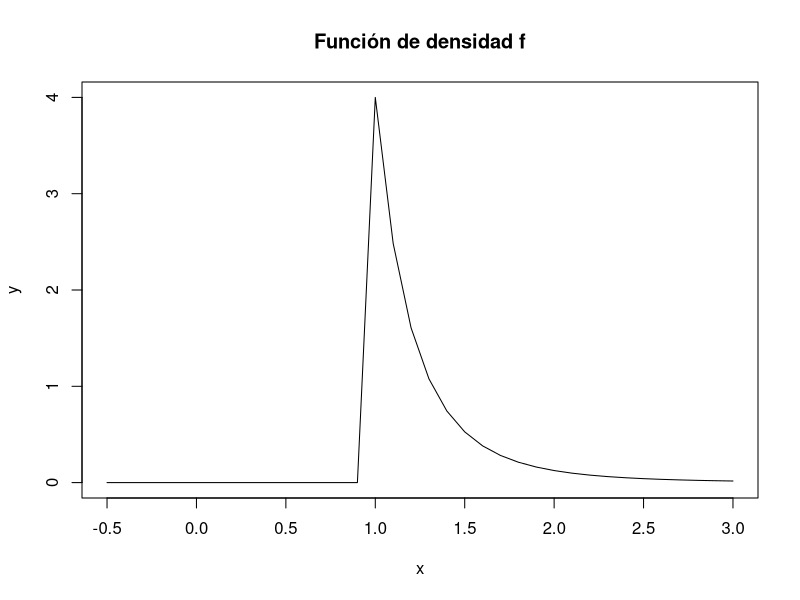
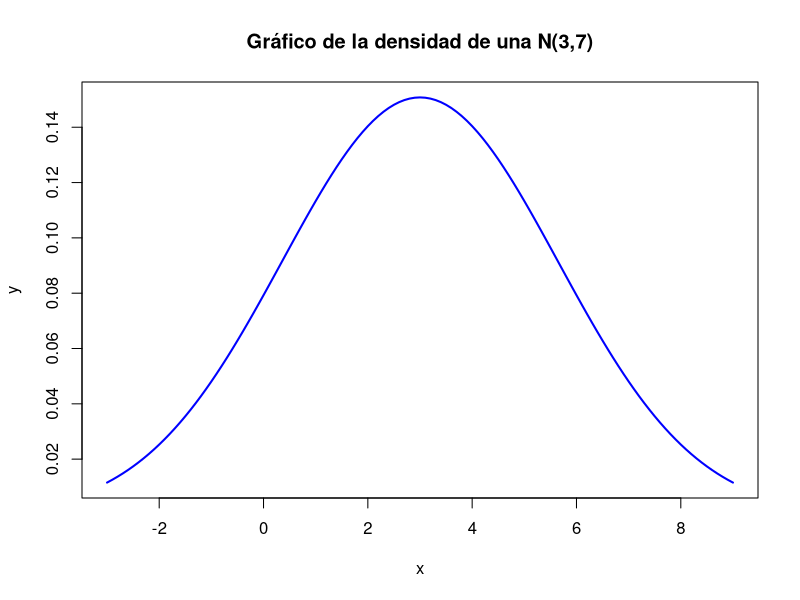
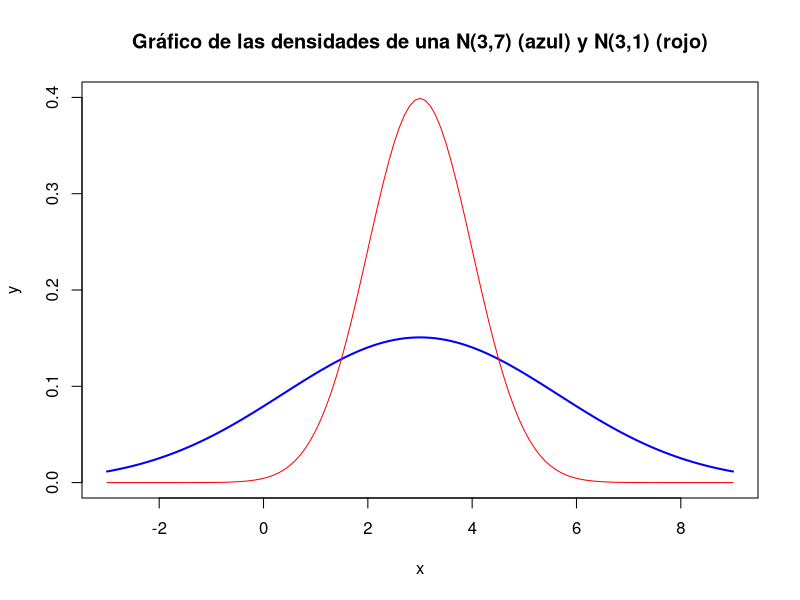
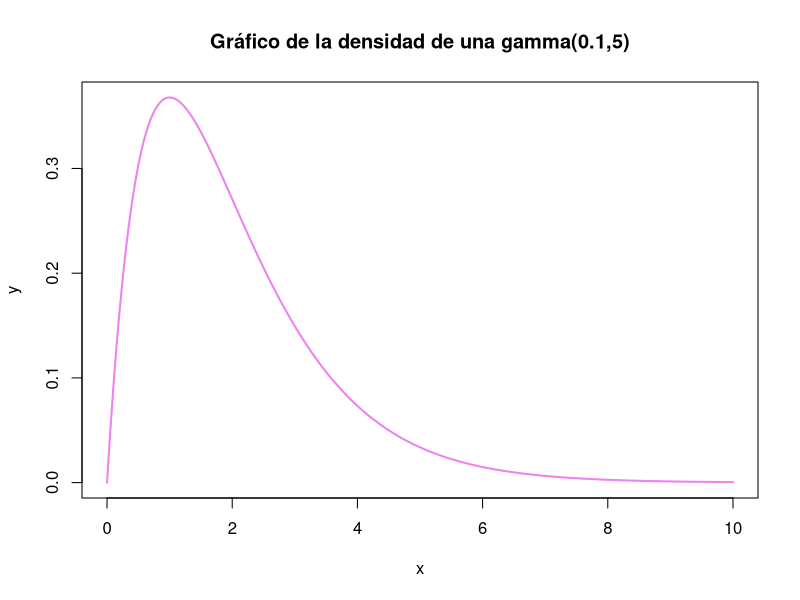
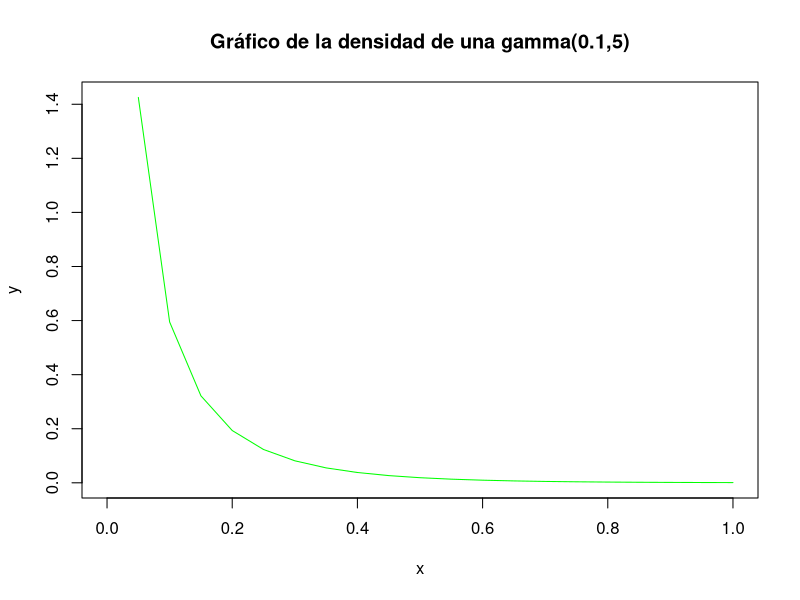
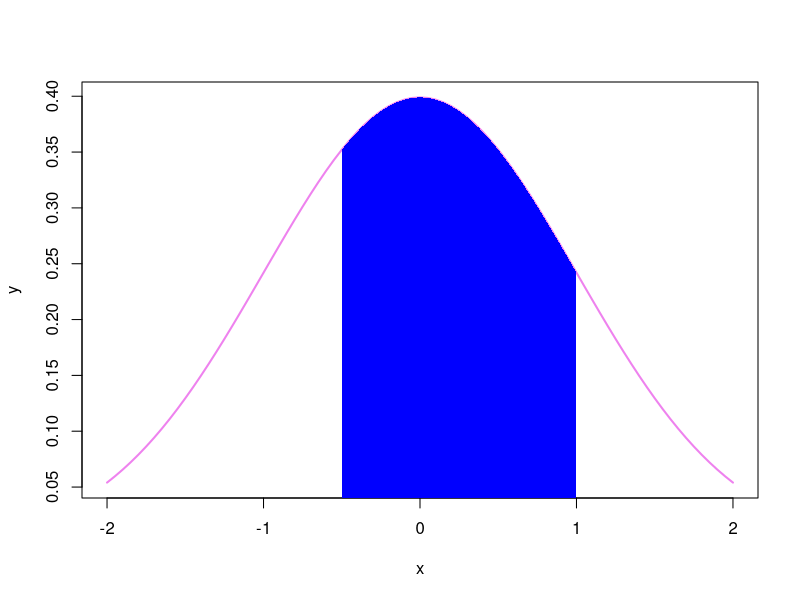
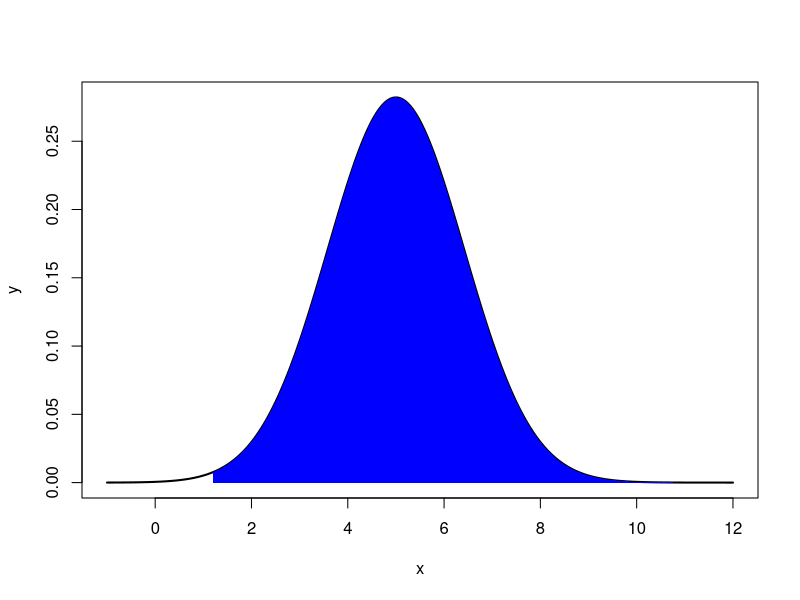

Here is the R script that generated these plots, in order:
#---------------------------------------------
# Estadística (1937) Practico 3  del 2024
# Algunos scripts
#---------------------------------------------

# Limpiando la memoria 
rm(list=ls())


# Bibliotecas requeridas




#------------
# Ejercicio 1 
#------------

#Función de densidad

densidad <- function(x){
  if(x>=1){
    y=(4/(x^5))}
  else{
    y=0}
  return(y)
}

x <- seq(-1/2,3,0.1)# Creamos las coordenadas x e y a graficar.

y = lapply(x, densidad) 

plot(x, y, type='l', main='Función de densidad f') #type='l' produce un suavizado uniendo los puntos de la grafica con lineas.



#------------
# Ejercicio 5 
#------------


#Inciso a) 

#Densidad de la N(3,7) y de la N(3,1)
x <- seq(-3,9,0.1)
y<-dnorm(x,mean=3,sd=sqrt(7)) 
plot(x,y,type = "l", main='Gráfico de la densidad de una N(3,7)', lwd = 2, col = "blue")# lw da el grosor

#Dibujamos las dos densidades juntas

plot(x,y,type = "l", main='Gráfico de las densidades de una N(3,7) (azul) y N(3,1) (rojo)', lwd = 2, col = "blue", ylim=c(0,0.4))# lw da el grosor
lines(x, dnorm(x,mean=3, sd=1), col="red") #Agregamos la densidad de la N(3,1) 






#Densidad de la gamma(2,1)
x<-seq(0,10,by=0.05) 
y<-dgamma(x,shape=2,scale=1/1) # shape es alpha, scale=1/lambda; o bien rate=\lambda
plot(x,y,type = "l", lwd = 2, col = "violet",  main='Gráfico de la densidad de una gamma(0.1,5)')


#Densidad de la gamma(0.1,5)
x<-seq(0,1,by=0.05) 
y<-dgamma(x,shape=0.1,scale=1/5) # shape es alpha, scale=1/lambda; o bien rate=\lambda
plot(x,y,type = "l", lwd = 1, col = "green",  main='Gráfico de la densidad de una gamma(0.1,5)')

# Para Z con distribución N(0,1), calcular y graficar la P(-0.5< Z< 1)

proba<- pnorm(1)-pnorm(-0.5)
proba
x<-seq(-2,2,by=0.05) 
y<-dnorm(x,0,1) 
plot(x,y,type = "l", lwd = 2, col = "violet")

x2 <- seq(-0.5,1, 0.01)
y2 <-  dnorm(x2) 
x2 = c(-0.5,x2,1)
y2 = c(0,y2,0)
polygon(x2,y2, col="blue", border=NA)


# Para X con distribución N(5,2), calcular y graficar la P(X>=1.2)

proba<- 1-pnorm(1.2, mean=5, sd=sqrt(2))
proba

x<-seq(-1,12,by=0.05) 
y<-dnorm(x,mean=5, sd=sqrt(2))
 
plot(x,y,type = "l", lwd = 2, col = "black")

x2 <- seq(1.2,20, 0.01)
y2 <-  dnorm(x2,mean=5, sd=sqrt(2))
x2 = c(1.2,x2,20)
y2 = c(0,y2,0)
polygon(x2,y2, col="blue", border=NA)




# Algunos enlaces útiles:

# https://stat.ethz.ch/R-manual/R-devel/library/stats/html/Normal.html

#https://stat.ethz.ch/R-manual/R-devel/library/stats/html/GammaDist.html



